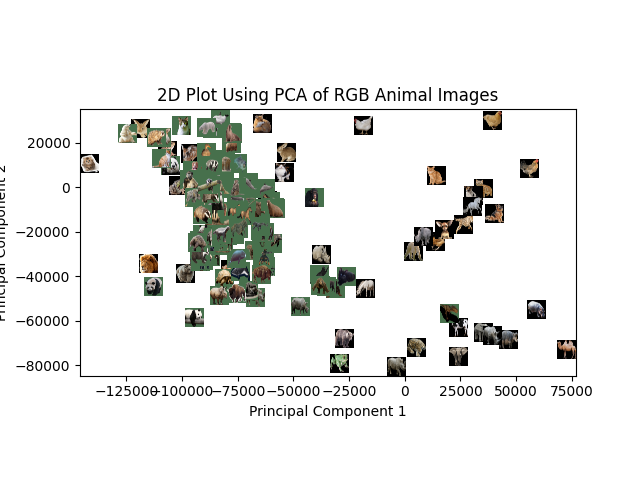

Generate this figure with Python:
from sklearn.decomposition import PCA
import cv2
import os
import matplotlib.pyplot as plt
import numpy as np
from sklearn import manifold


#############################################################
# read a series of images in a folder and save them in a list
#############################################################

## Configuration
path = "/home/spencervore/OneDrive/isye6740_project_data/transparent_images/"

### for some reason this one image does not work:
# "pixabay_image__pg0002_ind125_imgid7086605_animals__animal_feline_tiger"

########## Initialize ##########
# read in image, flatten it, put it into an array
r = 500
c = 500
flat_pics = []
pixels = []
for img in os.listdir(path):
    pic = cv2.imread(os.path.join(path, img))
    #pic = cv2.cvtColor(pic, cv2.COLOR_BGR2GRAY)
    pic = cv2.resize(pic, (r, c))
    # flatten image
    pic = np.array(pic.reshape(r * c, 3))
    flat_pic = pic.flatten()

    flat_pics.append(flat_pic)

flat_pics = np.array(flat_pics)
#####################################################
######## PCA with 2 PCs
#####################################################
print("Run Isomap")
iso = manifold.Isomap(n_neighbors=6, n_components=2)
iso.fit(flat_pics)
isomap_imgs = iso.transform(flat_pics)
# manifold = pd.DataFrame(manifold_raw)

# Left with 2 dimensions
# manifold.head()

x = np.array(isomap_imgs[:, 0])
y = np.array(isomap_imgs[:, 1])

'''
print("Running PCA")
pca = PCA(n_components=2)
isomap_imgs = pca.fit_transform(flat_pics)

x = np.array(isomap_imgs[:, 0])
y = np.array(isomap_imgs[:, 1])
'''

#####################################################
########### Outliers ###############
#####################################################
print("Removing Outliers")
# find outliers
x_outlier = np.where(x > 75000)[0].tolist()
y_outlier = np.where(y > 40000)[0].tolist()
outliers = x_outlier + y_outlier
outliers = np.unique(np.array(outliers))

# remove outliers
isomap_imgs = np.delete(isomap_imgs, outliers, 0)
flat_pics = np.delete(flat_pics, outliers, 0)

# redefine x and y
x = np.array(isomap_imgs[:, 0])
y = np.array(isomap_imgs[:, 1])

#####################################################
########### Plotting ###############
#####################################################
print("Plotting results")

fig, ax = plt.subplots()
plt.title('2D Plot Using PCA of RGB Animal Images')
plt.xlabel('Principal Component 1')
plt.ylabel('Principal Component 2')

x_size = (max(x) - min(x))
y_size = (max(y) - min(y))
size = min(x_size, y_size)
x_size = size * .075
y_size = size * .075

pic = 0
for p in isomap_imgs:
    x0 = p[0] - (x_size / 2)
    x1 = p[0] + (x_size / 2)
    y0 = p[1] - (y_size / 2)
    y1 = p[1] + (y_size / 2)

    img = flat_pics[pic].reshape(r, c, 3)

    ax.imshow(cv2.cvtColor(img, cv2.COLOR_BGR2RGB), extent=(x0, x1, y0, y1))
    ax.scatter(x, y, marker="None", alpha=0.7)

    pic += 1

plt.savefig('isomap_RGB.png')
plt.show()
